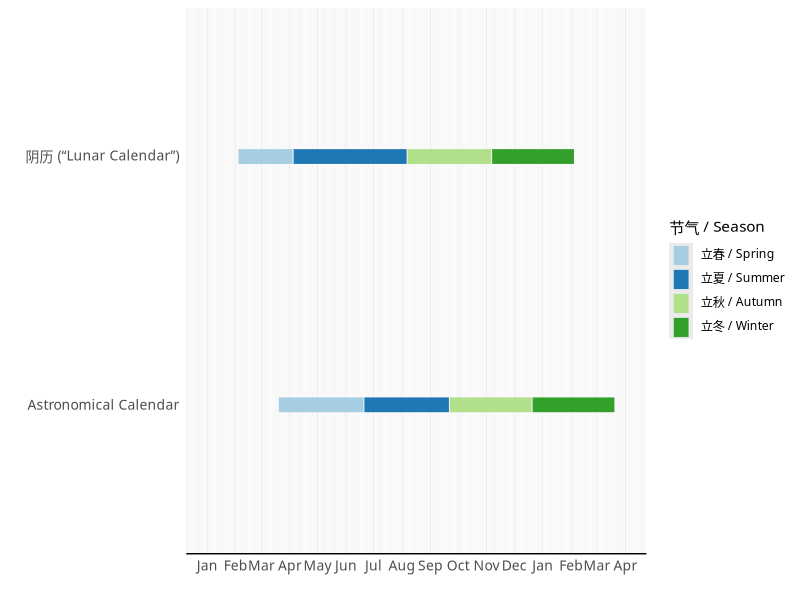
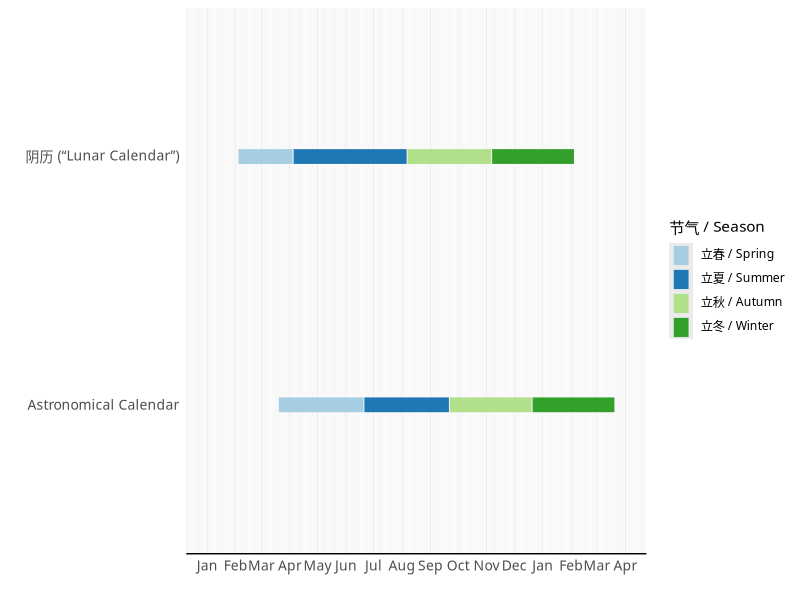

R code for these plots, in order:
library('tidyverse')
library('lubridate')
library('RColorBrewer')

theme <- theme_get()

theme$text$family <- "PingFang SC"
theme_set(theme)

dates <- read_csv('seasons.csv')

dates <- dates %>% mutate(start = mdy(start),
                          end = mdy(end))

dates$name.f <- factor(dates$name, levels = c('立春 / Spring',
                                              '立夏 / Summer',
                                              '立秋 / Autumn',
                                              '立冬 / Winter'))

start_date <- as.Date('2018-01-01')
end_date <- as.Date('2019-04-01')

ggplot(data = dates, aes(x = calendar, y = start, 
                         ymin = start, ymax = end, color=name.f)) +
  geom_linerange(size = 5)  + labs(x = '', y= '', color='节气 / Season') +
  scale_y_date(date_labels = "%b", date_breaks = '1 month',
               date_minor_breaks = "1 day",
               limits = c(start_date, end_date)) + coord_flip()+
  theme(panel.grid.major = element_blank(), 
        axis.text = element_text(size = 10),
        axis.line.x = element_line(color = 'black'),
        axis.ticks = element_blank()) +
  scale_color_brewer(palette = "Paired") 

ggsave('seasons.png', width = 10, height = 2)